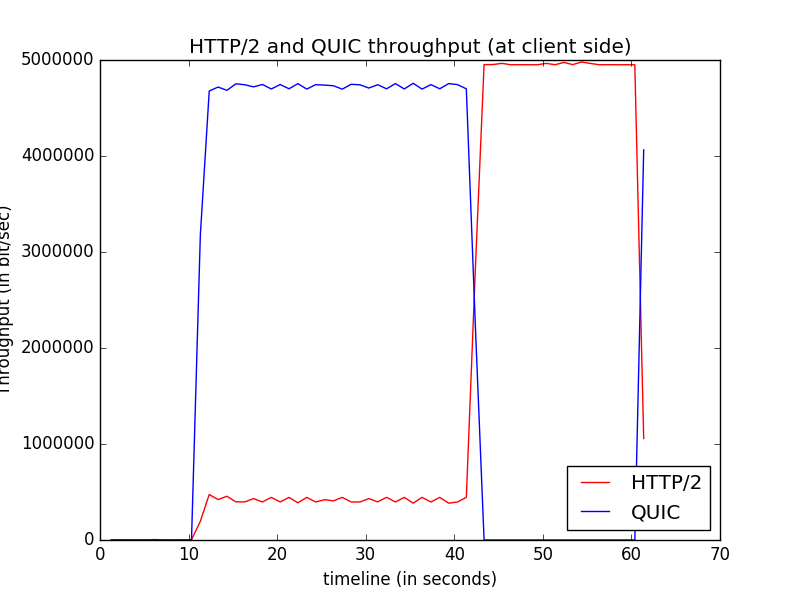
#> input picture Client_machine/Test/example/ab.jpg, 800 x 600 px
$ python cut.py 5   (Python 2 division)
#> lines starting #> are read from the running program, lines starting #| are printed output that depends on the picture
from __future__ import division
from PIL import Image
import math
import os
import sys

def long_slice(image_path, out_name, outdir, slice_size, nb):
    """slice an image into parts slice_size tall"""
#> called with image_path = 'ab.jpg', out_name = 'eggs', outdir = 'Client_machine/Test/example/5', slice_size = 360, nb = '5'
    img = Image.open(image_path)
#> img is the input picture: PIL image 800x600 RGBA; mean R, G, B, A 248.9, 247.9, 249.1, 255
    width, height = img.size
#> width = 800; height = 600
    upper = 0
    left = 0
    #slices = int(math.ceil(height/slice_size))
    slices = int(nb)
    count = 1


    fileName=nb+"/index.html"
    result=open(fileName, "w")
    result.close()
    result=open(fileName, "a")

    for slice in range(slices):
        #if we are at the end, set the lower bound to be the bottom of the image
        if count == slices:
            lower = height
        else:
            lower = int(count * slice_size)
        #set the bounding box! The important bit
        bbox = (left, upper, width, lower)
        working_slice = img.crop(bbox)
        upper += slice_size
        #save the slice
        working_slice.save(os.path.join(outdir, "slice_" + out_name + "_" + str(count)+".jpg"))
        result.write("<img src=\"slice_eggs_"+str(count)+".jpg\" alt=\"Ubuntu Logo\" class=\"floating_element\"/>")
        count +=1
#> this loop made 5 passes
#> pass 1, in long_slice, `working_slice = img.crop(bbox)`:
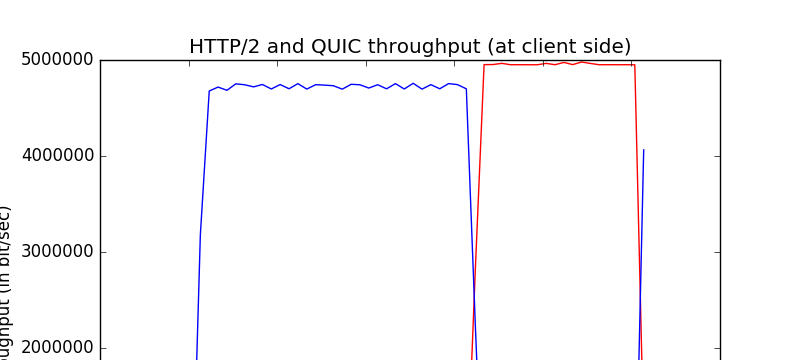
#> working_slice: PIL image 800x360 RGBA; mean R, G, B, A 249.2, 248.4, 249.6, 255
#> pass 2, in long_slice, `working_slice = img.crop(bbox)`:
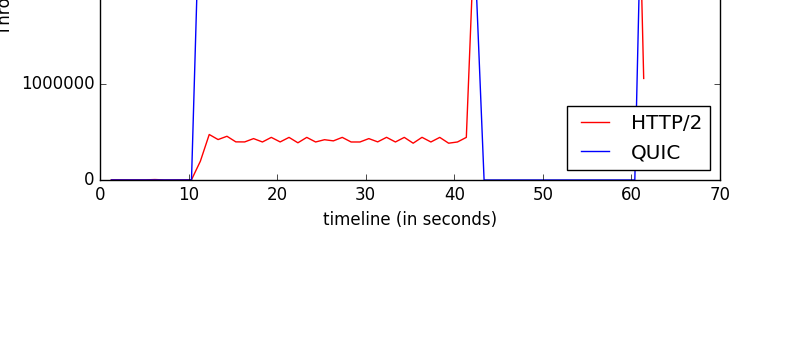
#> working_slice: PIL image 800x360 RGBA; mean R, G, B, A 165.6, 164.9, 165.6, 170; transparent parts drawn white
#> after the loop, count = 5; upper = 1440

if __name__ == '__main__':
    #slice_size is the max height of the slices in pixels

    print sys.argv
#> (the run stopped early here; a loop or call above may not have finished)
